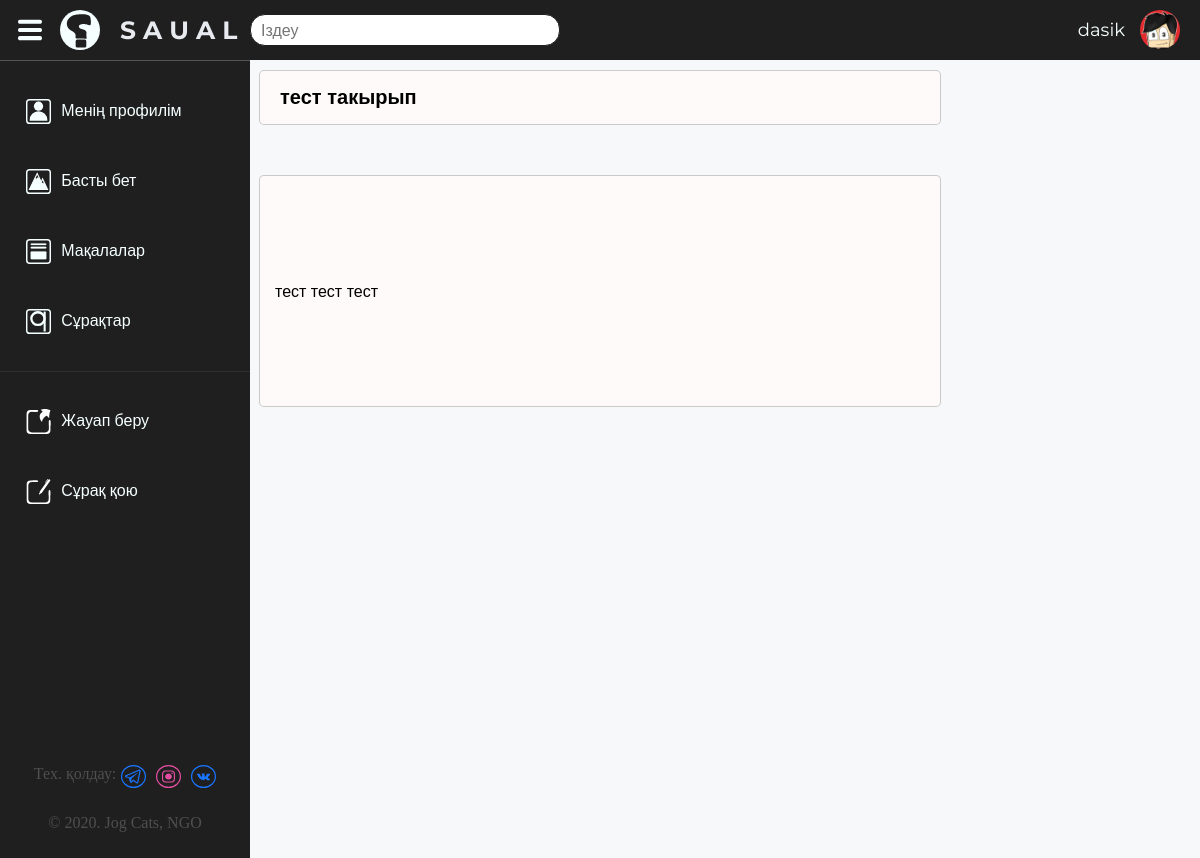
/articles/ce74ph1u (signed in), run on the app's committed database.
### data/users.py (models this page shows, shortened)
class User(SqlAlchemyBase, UserMixin, SerializerMixin):
    __tablename__ = 'users'
    id = sqlalchemy.Column(sqlalchemy.Integer, primary_key=True, nullable=False)
    generated_id = sqlalchemy.Column(sqlalchemy.String(8), unique=True)
    email = sqlalchemy.Column(sqlalchemy.String(255), nullable=False, unique=True)
    username = sqlalchemy.Column(sqlalchemy.String(35), nullable=False, unique=True)
    password = sqlalchemy.Column(sqlalchemy.String(255), nullable=False)
    created_date = sqlalchemy.Column(sqlalchemy.DateTime,
                                     default=datetime.datetime.now)
    admin = sqlalchemy.Column(sqlalchemy.Boolean, nullable=False, default=False)
    rep = orm.relation("Replies", back_populates='user')
    qst = orm.relation("Questions", back_populates='user')
    group_id = sqlalchemy.Column(sqlalchemy.Integer, nullable=True)
    rep_count = sqlalchemy.Column(sqlalchemy.Integer, default=0)

### data/articles.py (models this page shows, shortened)
class Articles(SqlAlchemyBase):
    __tablename__ = 'articles'
    id = sqlalchemy.Column(sqlalchemy.Integer, primary_key=True, nullable=False)
    title = sqlalchemy.Column(sqlalchemy.String(150), nullable=False, unique=False)
    content = sqlalchemy.Column(sqlalchemy.String(2500), nullable=False, unique=False)
    user_id = sqlalchemy.Column(sqlalchemy.Integer,
                                sqlalchemy.ForeignKey("users.id"))
    generated_id = sqlalchemy.Column(sqlalchemy.String(8), nullable=False, unique=True)
    user = orm.relation('User')

### app.py (the view)
@app.route("/articles/<string:id>", methods=["GET"])
def articles(id):
    session = db_session.create_session()
    a = session.query(Articles).filter(Articles.generated_id == id).first()
    return render_template("article.html", a=a)

### app.py (called while the page is built)
@login_manager.user_loader
def load_user(user_id):
    session = db_session.create_session()
    return session.query(User).get(user_id)

### data/db_session.py (called while the page is built)
def create_session() -> Session:
    global __factory
    return __factory()

### templates/article.html (shortened to what this page needs)
{% extends 'base.html' %}
{% block main_info %}
<section class="flex-row">
    <section class="main-bar">
        <div class="top-lookfor-questions_box">
            <div class="question">
                <p class="text_montserrat add_question__paragraph-main display-block">
                    {{ a.title }}
                </p>
            </div>
            <p class="question flex-row" style="margin-top: 50px; overflow-y: scroll; overflow-x: hidden; max-width: 695px; min-height: 200px;">
                {{ a.content }}
            </p>
        </div>
    </section>
    {% endblock %}

### templates/base.html (shortened to what this page needs)
<!DOCTYPE html>
<html lang="kz">
<html lang="ru">
<html lang="en">
<head>
    <link rel="stylesheet" href="{{ url_for('static', filename='styles/normalize.css') }}">
    <link rel="stylesheet" href="{{ url_for('static', filename='styles/style.css') }}">
</head>
<body style="background-color: rgb(246, 248, 250);">
    <nav class="navbar">
        <img src="../static/images/navbar-1.1s-47px.svg" alt="" style="width: 60px; height: 60px; margin: 0; cursor: pointer;" class="menu-bar_anim-" id="navbar_menu_but">
        <div class="logo_link-box logo_place_navbar">
            <a href="/" class="logo__link-text_text-decoration_none navbar__link_mode text_montserrat"><img src="../static/images/logo.svg" class="logo__img" alt="Логотип">S A U A L</a>
        </div>
        <div class="navbar__user-block navbar__user-block_place_navbar">
            <p class="navbar__username text_color_light text_montserrat">{{ current_user.username }}</p>
            <img onclick="show_navbar__user_options()" id="navbar__user-block__img" src="../static/images/test_avatar.jpg" alt="Аватарка пользователя" class="navbar__user-block__img">
        </div>
        <div class="main-search_box">
            <input type="text" class="main-search_input text_color_dark-grey text_montserrat" placeholder="Іздеу">
        </div>
    </nav>
    <nav class="side-bar flex-column_align-items_center" id="side_bar_id">
        <ol class="side-bar_list">
            <li onclick="side_bar_button_click(this.id)" id="profile_btn" name="side_bar_button" class="side-bar__category-box back-question-box">
                <a href="/user_profile/" class="text_montserrat text_color_light side-bar__category-box-link"><img src="../static/images/side-bar_profile-icon.svg" alt="Менің профилім" class="side-bar__icon"> Менің профилім</a>
            </li>
            <li onclick="side_bar_button_click(this.id)" id="main_page_btn" name="side_bar_button" class="side-bar__category-box back-question-box">
                <a href="/" class="text_montserrat text_color_light side-bar__category-box-link"><img src="../static/images/side-bar_top-icon.svg" alt="Басты бет" class="side-bar__icon"> Басты бет</a>
            </li>
            <li onclick="side_bar_button_click(this.id)" id="articles_btn" name="side_bar_button" class="side-bar__category-box back-question-box">
                <a href="/all_articles/" class="text_montserrat text_color_light side-bar__category-box-link"><img src="../static/images/side-bar_lenta-icon.svg" alt="Мақалалар" class="side-bar__icon"> Мақалалар</a>
            </li>
            <li onclick="side_bar_button_click(this.id)" id="questions_btn" name="side_bar_button" class="side-bar__category-box back-question-box">
                <a href="/questions" class="text_montserrat text_color_light side-bar__category-box-link"><img src="../static/images/side-bar_questions-icon.svg" alt="Сұрақтар" class="side-bar__icon"> Сұрақтар</a>
            </li>
            <li onclick="side_bar_button_click(this.id)" id="answer_btn" name="side_bar_button" class="side-bar__category-box back-question-box">
                <a href="/questions" class="text_montserrat text_color_light side-bar__category-box-link"><img src="../static/images/side-bar_answer-icon.svg" alt="Жауап беру" class="side-bar__icon"> Жауап беру</a>
            </li>
            <li onclick="side_bar_button_click(this.id)" id="pose_question_btn" name="side_bar_button" class="side-bar__category-box back-question-box">
                <a href="/questions" class="text_montserrat text_color_light side-bar__category-box-link"><img src="../static/images/side-bar_pose-question-icon.svg" alt="Сұрақ қою" class="side-bar__icon"> Сұрақ қою</a>
            </li>
            <li class="side-bar__social-icons flex-row">
                <p class="text__link_mode" style="margin-right: 5px; padding-bottom: 5px;">Тех. қолдау: </p>
                <a href="https://t.me/nameuser3" target="_blank" class="side-bar__social-icon"><img src="../static/images/telegram_color_white.svg" alt="Телеграм"></a>
                <a href="https://www.instagram.com/jog_cats/" target="_blank" class="side-bar__social-icon"><img src="../static/images/instagram_color_white.svg" alt="Инстаграм"></a>
                <a href="https://vk.com/public198627056" target="_blank" class="side-bar__social-icon"><img src="../static/images/vk_color_white.svg" alt="Вконтакте"></a>
            </li>
            <p style="margin-top: 20px; position: absolute; bottom: 8.5%; color: rgb(79, 79, 79); font-weight: normal;">&copy; 2020. Jog Cats, NGO</p>
        </ol>
    </nav>
    <div class="page">
        {% block main_info %}
        {% endblock %}
    </div>
</body>
</html>

### static/styles/style.css (style rules this page uses)
.page { position: relative; margin: 0 auto; font-family: "Helvetica Neue", Arial, sans-serif; padding: 0; box-sizing: border-box; min-height: 100vh; min-width: 1100px; max-width: 1600px; margin: 60px auto 0; display: flex; flex-direction: column; }
.flex-row { display: flex; flex-direction: row; align-items: center; }
.flex-column_align-items_center { display: flex; flex-direction: column; align-items: center; }
.navbar { position: fixed; top: 0; display: flex; flex-direction: row; align-items: center; justify-content: flex-start; background-color: #1f1f1f; height: 60px; width: 100%; z-index: 10; }
.logo_link-box { position: relative; display: flex; flex-direction: row; justify-content: space-between; align-items: center; flex-basis: 150px; height: 100%; }
.text__link_mode { text-decoration: none; color: rgb(79, 79, 79); font-weight: normal; }
.navbar__link_mode { text-decoration: none; color: rgb(245, 245, 245); font-weight: normal; }
.navbar__username { text-decoration: none; font-size: 18px; margin-right: 15px; }
.logo__img { width: auto; height: 40px; margin: 0 20px 0 0; }
.logo_place_navbar { position: absolute; left: 25px; width: auto; height: 40px; margin: 0 10px 0 0; }
.logo_place_navbar { position: absolute; left: 60px; }
.text_montserrat { font-family: "Montserrat", sans-serif; }
.logo__link-text_text-decoration_none { text-decoration: none; display: flex; align-items: center; color: rgb(231, 235, 240); font-size: 25px; font-weight: bold; text-transform: uppercase; }
.navbar__user-block { position: relative; display: flex; flex-direction: row; justify-content: space-between; align-items: center; flex-basis: 150px; height: 100%; padding: 0 20px; }
.navbar__user-block_place_navbar { position: absolute; right: 0; }
.navbar__user-block__img { width: auto; height: 40px; border-radius: 50%; cursor: pointer; }
.text_color_light { color: rgb(245, 255, 255); }
.text_color_dark-grey { color: #1f1f1f; }
.side-bar { position: fixed; top: 60px; width: 250px; height: 100%; border-top: 1px solid #86868685; background-color: #1f1f1f; border-bottom-right-radius: 20px; z-index: 6; transform: translate(-300px, 0); transition: .5s ease-in-out; }
.show_side_bar { transition: 0.5s ease-in-out; transform: translate(0, 0); }
.side-bar__category-box { width: 95%; min-height: 40px; margin-top: 30px; border-radius: 15px; font-size: 16px; display: flex; align-items: center; justify-content: flex-start; }
.side-bar__category-box-link { text-decoration: none; margin: 0 0 0 20px; display: flex; flex-direction: row; justify-content: space-around; align-items: center; }
.side-bar__icon { width: 25px; height: 25px; margin-right: 10px; }
.side-bar__social-icon { width: 25px; height: 25px; margin-right: 10px; }
.side-bar__social-icons { position: absolute; bottom: 15%; left: 15px; width: 92%; height: 30px; display: flex; align-items: center; justify-content: center; }
.side-bar_list { display: flex; flex-direction: column; align-items: center; width: 100%; height: auto; padding: 0; margin: 0; }
.back-question-box { background-color: 0; }
.main-bar { width: 100%; display: flex; flex-direction: column; align-items: center; }
.main-search_box { position: absolute; left: 220px; width: 60%; height: 43px; display: flex; align-items: center; }
.main-search_input { border: 1px solid #1f1f1f; width: 40%; height: 30px; border-radius: 15px; padding: 0 10px; -webkit-transition: width 0.4s ease-in-out; transition: width 0.4s ease-in-out; outline: 0; margin: 30px; }
.top-lookfor-questions_box { display: flex; flex-direction: column; width: auto; height: 100%; margin: 50px 0; position: relative; align-items: center; justify-content: flex-start; margin: 10px 0; }
.add_question__paragraph-main { display: none; font-size: 20px; margin: 0 0 0 5px; font-weight: 700; }
.question { border: 1px solid rgba(88, 88, 88, 0.301); background-color: snow; padding: 15px; border-radius: 5px; min-width: 650px; max-width: 700px; }
.display-block { display: block; }
.menu-bar_anim- { animation: menu-bar_anim- 1s 1; }
.animate_menu-but { animation: menu-bar_anim 1s 1; }

### data on the page
User: username "dasik"
Articles: title "тест такырып", content "тест тест тест"
